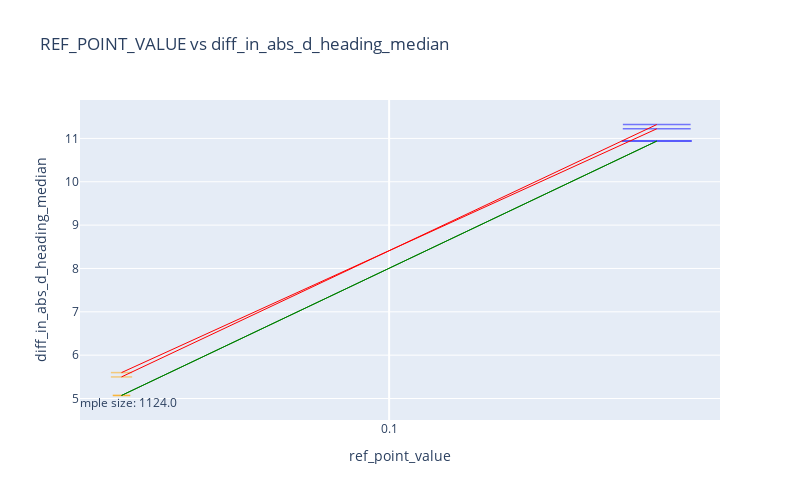

Here is the notebook cell this chart was saved with:
### Code cell
x_var_column_list = ['ref_point_value']

fixed_variable_values_to_use = {'whether_even_out_dist': True
                                # 'max_curv_range': 200,
                                # 'whether_filter_info': True,
}

changeable_variables = []


columns_to_find_unique_combinations_for_color = ['key_for_split']
columns_to_find_unique_combinations_for_line = []

plot_variations_utils.streamline_making_plotly_plot_to_compare_two_sets_of_data(new_overall_median_info, 
                                                            fixed_variable_values_to_use,
                                                            changeable_variables,
                                                            x_var_column_list,
                                                            y_var_column='diff_in_abs_d_heading_median',
                                                            # var_to_determine_x_offset_direction=None,
                                                            var_to_determine_x_offset_direction='test_or_control',
                                                            columns_to_find_unique_combinations_for_color=columns_to_find_unique_combinations_for_color,
                                                            columns_to_find_unique_combinations_for_line=columns_to_find_unique_combinations_for_line)

### Figure 1 — Plotly figure (JSON) as saved in the notebook; plotly's stock layout.template omitted (floating-point values rounded to 4 significant figures)
{"data": [{"customdata": [["control", 1124, "cluster_seen", "cluster_must_seen_after_stop"], ["control", 1124, "cluster_seen", "flexible"], ["control", 1371, "ff_seen", "ff_must_seen_after_stop"], ["control", 1369, "ff_seen", "flexible"]], "hovertemplate": "%{customdata[0]} <br>diff_in_abs_d_heading_median: %{y}<br>sample_size: %{customdata[1]:.2f}<br>key_for_split: %{customdata[2]:.2f}<br>if_test_nxt_ff_group_appear_after_stop: %{customdata[3]:.2f}<br><extra></extra>", "line": {"color": "orange", "width": 1.5}, "marker": {"color": "black", "line": {"width": 1.5}, "opacity": 0.5, "size": [12.47, 12.47, 15.21, 15.19], "symbol": "line-ew"}, "mode": "markers", "name": "control", "showlegend": false, "type": "scatter", "x": [-0.1, -0.1, -0.1, -0.1], "y": [5.07, 5.07, 5.498, 5.598]}, {"customdata": [["test", 4506, "cluster_seen", "cluster_must_seen_after_stop"], ["test", 4506, "cluster_seen", "flexible"], ["test", 4362, "ff_seen", "ff_must_seen_after_stop"], ["test", 4373, "ff_seen", "flexible"]], "hovertemplate": "%{customdata[0]} <br>diff_in_abs_d_heading_median: %{y}<br>sample_size: %{customdata[1]:.2f}<br>key_for_split: %{customdata[2]:.2f}<br>if_test_nxt_ff_group_appear_after_stop: %{customdata[3]:.2f}<br><extra></extra>", "line": {"color": "blue", "width": 1.5}, "marker": {"color": "black", "line": {"width": 1.5}, "opacity": 0.5, "size": [50.0, 50.0, 48.4, 48.52], "symbol": "line-ew"}, "mode": "markers", "name": "test", "showlegend": false, "type": "scatter", "x": [0.1, 0.1, 0.1, 0.1], "y": [10.94, 10.94, 11.32, 11.22]}, {"customdata": [["control", 1124, "cluster_seen", "cluster_must_seen_after_stop"], ["test", 4506, "cluster_seen", "cluster_must_seen_after_stop"]], "hovertemplate": "%{customdata[0]} <br>diff_in_abs_d_heading_median: %{y}<br>sample_size: %{customdata[1]:.2f}<br>key_for_split: %{customdata[2]:.2f}<br>if_test_nxt_ff_group_appear_after_stop: %{customdata[3]:.2f}<br><extra></extra>", "legendgroup": "green", "line": {"color": "green", "dash": "solid", "width": 1}, "marker": {"color": "green", "opacity": 0.5, "size": 10, "symbol": "line-ew"}, "mode": "markers+lines", "name": "cluster_seen", "showlegend": false, "type": "scatter", "x": [-0.1, 0.1], "y": [5.07, 10.94]}, {"customdata": [["control", 1124, "cluster_seen", "flexible"], ["test", 4506, "cluster_seen", "flexible"]], "hovertemplate": "%{customdata[0]} <br>diff_in_abs_d_heading_median: %{y}<br>sample_size: %{customdata[1]:.2f}<br>key_for_split: %{customdata[2]:.2f}<br>if_test_nxt_ff_group_appear_after_stop: %{customdata[3]:.2f}<br><extra></extra>", "legendgroup": "green", "line": {"color": "green", "dash": "solid", "width": 1}, "marker": {"color": "green", "opacity": 0.5, "size": 10, "symbol": "line-ew"}, "mode": "markers+lines", "name": "cluster_seen", "showlegend": false, "type": "scatter", "x": [-0.1, 0.1], "y": [5.07, 10.94]}, {"customdata": [["control", 1371, "ff_seen", "ff_must_seen_after_stop"], ["test", 4362, "ff_seen", "ff_must_seen_after_stop"]], "hovertemplate": "%{customdata[0]} <br>diff_in_abs_d_heading_median: %{y}<br>sample_size: %{customdata[1]:.2f}<br>key_for_split: %{customdata[2]:.2f}<br>if_test_nxt_ff_group_appear_after_stop: %{customdata[3]:.2f}<br><extra></extra>", "legendgroup": "red", "line": {"color": "red", "dash": "solid", "width": 1}, "marker": {"color": "red", "opacity": 0.5, "size": 10, "symbol": "line-ew"}, "mode": "markers+lines", "name": "ff_seen", "showlegend": false, "type": "scatter", "x": [-0.1, 0.1], "y": [5.498, 11.32]}, {"customdata": [["test", 4373, "ff_seen", "flexible"], ["control", 1369, "ff_seen", "flexible"]], "hovertemplate": "%{customdata[0]} <br>diff_in_abs_d_heading_median: %{y}<br>sample_size: %{customdata[1]:.2f}<br>key_for_split: %{customdata[2]:.2f}<br>if_test_nxt_ff_group_appear_after_stop: %{customdata[3]:.2f}<br><extra></extra>", "legendgroup": "red", "line": {"color": "red", "dash": "solid", "width": 1}, "marker": {"color": "red", "opacity": 0.5, "size": 10, "symbol": "line-ew"}, "mode": "markers+lines", "name": "ff_seen", "showlegend": false, "type": "scatter", "x": [0.1, -0.1], "y": [11.22, 5.598]}, {"legendgroup": "green", "line": {"color": "green", "dash": "solid", "width": 1}, "mode": "lines", "name": "cluster_seen", "showlegend": false, "type": "scatter", "visible": true, "x": [0, 0], "y": [0, 0]}, {"legendgroup": "red", "line": {"color": "red", "dash": "solid", "width": 1}, "mode": "lines", "name": "ff_seen", "showlegend": false, "type": "scatter", "visible": true, "x": [0, 0], "y": [0, 0]}, {"mode": "text", "showlegend": false, "text": ["sample size: 1124.0"], "textposition": "bottom center", "type": "scatter", "x": [-0.1], "y": [5.02]}], "layout": {"height": 500, "title": {"text": "REF_POINT_VALUE vs diff_in_abs_d_heading_median"}, "width": 800, "xaxis": {"ticktext": ["0.1"], "tickvals": [0], "title": {"text": "ref_point_value"}}, "yaxis": {"range": [4.504, 11.89], "title": {"text": "diff_in_abs_d_heading_median"}}}}
